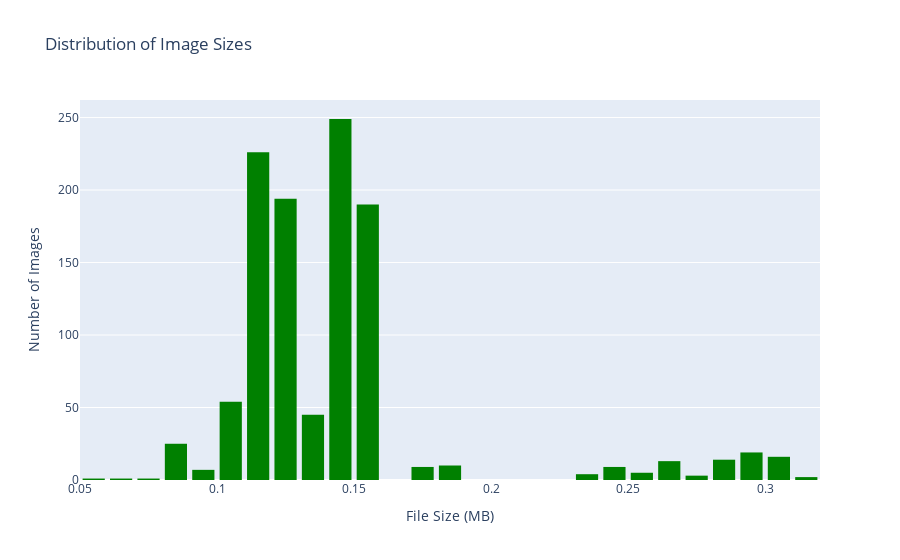

This figure's notebook cell:
### Code cell
import plotly.express as px
# Danh sách để lưu kích thước ảnh (theo MB)
sizes_MB = []

# Duyệt qua từng bộ sưu tập
for img_class, label in zip(img_classes, img_class_labels):
    collection = db[img_class]
    documents = collection.find({})
    for doc in documents:
        # Lấy dữ liệu ảnh từ MongoDB
        image_doc = collection.find_one({"_id": doc['_id']})
        img_data = np.frombuffer(image_doc['data'], np.uint8)
        
        # Tính kích thước ảnh (theo MB)
        size_MB = len(img_data) / 1_000_000
        sizes_MB.append(size_MB)

# Vẽ biểu đồ phân phối kích thước ảnh
fig = px.histogram(x=sizes_MB, nbins=50, title="Distribution of Image Sizes")
fig.update_layout(xaxis_title="File Size (MB)",
                  yaxis_title="Number of Images",
                  showlegend=False,
                  bargap=0.1,
                  bargroupgap=0.1)

# Sửa lỗi bằng cách đổi tên biến dict thành một cái tên khác
fig.update_traces(marker={'color': 'green'})  # Đổi tên biến dict thành marker_style
fig.show()

### Figure 1 — Plotly figure (JSON) as saved in the notebook; plotly's stock layout.template omitted (floating-point values rounded to 4 significant figures; data arrays with more than 128 entries replaced by an {"elided": "..."} marker saying what was removed)
{"data": [{"alignmentgroup": "True", "bingroup": "x", "hovertemplate": "x=%{x}<br>count=%{y}<extra></extra>", "legendgroup": "", "marker": {"color": "green", "pattern": {"shape": ""}}, "name": "", "nbinsx": 50, "offsetgroup": "", "orientation": "v", "showlegend": false, "type": "histogram", "x": {"elided": "1097 float values"}, "xaxis": "x", "yaxis": "y"}], "layout": {"bargap": 0.1, "bargroupgap": 0.1, "barmode": "relative", "legend": {"tracegroupgap": 0}, "showlegend": false, "title": {"text": "Distribution of Image Sizes"}, "xaxis": {"anchor": "y", "domain": [0, 1], "title": {"text": "File Size (MB)"}}, "yaxis": {"anchor": "x", "domain": [0, 1], "title": {"text": "Number of Images"}}}}
